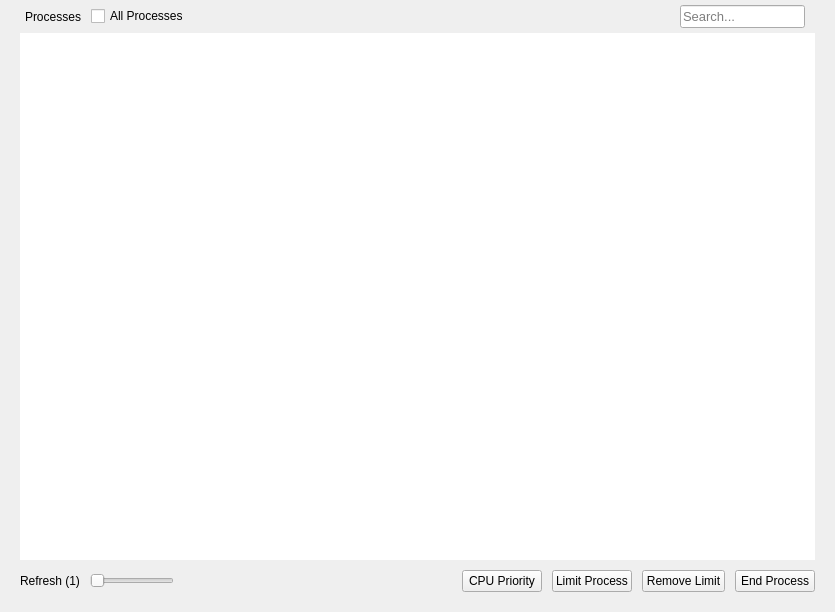
<?xml version="1.0" encoding="UTF-8"?>
<ui version="4.0">
 <class>ProcessesPage</class>
 <widget class="QWidget" name="ProcessesPage">
  <property name="geometry">
   <rect>
    <x>0</x>
    <y>0</y>
    <width>835</width>
    <height>612</height>
   </rect>
  </property>
  <property name="windowTitle">
   <string>Processes</string>
  </property>
  <property name="styleSheet">
   <string notr="true"/>
  </property>
  <layout class="QGridLayout" name="gridLayout">
   <property name="leftMargin">
    <number>20</number>
   </property>
   <property name="topMargin">
    <number>5</number>
   </property>
   <property name="rightMargin">
    <number>20</number>
   </property>
   <property name="bottomMargin">
    <number>20</number>
   </property>
   <property name="horizontalSpacing">
    <number>0</number>
   </property>
   <property name="verticalSpacing">
    <number>5</number>
   </property>
   <item row="1" column="0">
    <layout class="QHBoxLayout" name="topLayout">
     <property name="spacing">
      <number>10</number>
     </property>
     <property name="leftMargin">
      <number>5</number>
     </property>
     <property name="topMargin">
      <number>0</number>
     </property>
     <property name="rightMargin">
      <number>10</number>
     </property>
     <item>
      <widget class="QLabel" name="lblProcessTitle">
       <property name="text">
        <string>Processes</string>
       </property>
      </widget>
     </item>
     <item>
      <widget class="QCheckBox" name="checkAllProcesses">
       <property name="cursor">
        <cursorShape>PointingHandCursor</cursorShape>
       </property>
       <property name="focusPolicy">
        <enum>Qt::NoFocus</enum>
       </property>
       <property name="accessibleName">
        <string notr="true">circle</string>
       </property>
       <property name="text">
        <string>All Processes</string>
       </property>
      </widget>
     </item>
     <item>
      <spacer name="horizontalSpacer">
       <property name="orientation">
        <enum>Qt::Horizontal</enum>
       </property>
       <property name="sizeHint" stdset="0">
        <size>
         <width>40</width>
         <height>20</height>
        </size>
       </property>
      </spacer>
     </item>
     <item alignment="Qt::AlignRight">
      <widget class="QLineEdit" name="txtProcessSearch">
       <property name="font">
        <font>
         <pointsize>10</pointsize>
        </font>
       </property>
       <property name="placeholderText">
        <string>Search...</string>
       </property>
      </widget>
     </item>
    </layout>
   </item>
   <item row="3" column="0">
    <widget class="QTableView" name="tableProcess">
     <property name="focusPolicy">
      <enum>Qt::NoFocus</enum>
     </property>
     <property name="frameShape">
      <enum>QFrame::NoFrame</enum>
     </property>
     <property name="frameShadow">
      <enum>QFrame::Sunken</enum>
     </property>
     <property name="sizeAdjustPolicy">
      <enum>QAbstractScrollArea::AdjustToContents</enum>
     </property>
     <property name="editTriggers">
      <set>QAbstractItemView::NoEditTriggers</set>
     </property>
     <property name="selectionMode">
      <enum>QAbstractItemView::SingleSelection</enum>
     </property>
     <property name="selectionBehavior">
      <enum>QAbstractItemView::SelectRows</enum>
     </property>
     <property name="textElideMode">
      <enum>Qt::ElideMiddle</enum>
     </property>
     <property name="gridStyle">
      <enum>Qt::SolidLine</enum>
     </property>
     <property name="sortingEnabled">
      <bool>true</bool>
     </property>
     <property name="wordWrap">
      <bool>true</bool>
     </property>
     <property name="cornerButtonEnabled">
      <bool>true</bool>
     </property>
     <attribute name="horizontalHeaderCascadingSectionResizes">
      <bool>false</bool>
     </attribute>
     <attribute name="horizontalHeaderStretchLastSection">
      <bool>true</bool>
     </attribute>
     <attribute name="verticalHeaderVisible">
      <bool>false</bool>
     </attribute>
    </widget>
   </item>
   <item row="4" column="0">
    <widget class="QWidget" name="bottomWidget" native="true">
     <layout class="QHBoxLayout" name="bottomLayout">
      <property name="spacing">
       <number>10</number>
      </property>
      <property name="leftMargin">
       <number>0</number>
      </property>
      <property name="topMargin">
       <number>5</number>
      </property>
      <property name="rightMargin">
       <number>0</number>
      </property>
      <property name="bottomMargin">
       <number>0</number>
      </property>
      <item alignment="Qt::AlignLeft|Qt::AlignVCenter">
       <widget class="QLabel" name="lblRefresh">
        <property name="text">
         <string notr="true">Refresh (1)</string>
        </property>
       </widget>
      </item>
      <item alignment="Qt::AlignLeft|Qt::AlignVCenter">
       <widget class="QSlider" name="sliderRefresh">
        <property name="cursor">
         <cursorShape>PointingHandCursor</cursorShape>
        </property>
        <property name="focusPolicy">
         <enum>Qt::NoFocus</enum>
        </property>
        <property name="styleSheet">
         <string notr="true"/>
        </property>
        <property name="orientation">
         <enum>Qt::Horizontal</enum>
        </property>
       </widget>
      </item>
      <item>
       <spacer name="horizontalSpacer_2">
        <property name="orientation">
         <enum>Qt::Horizontal</enum>
        </property>
        <property name="sizeHint" stdset="0">
         <size>
          <width>40</width>
          <height>20</height>
         </size>
        </property>
       </spacer>
      </item>
      <item>
       <widget class="QPushButton" name="btnSetCPUPriority">
        <property name="cursor">
         <cursorShape>PointingHandCursor</cursorShape>
        </property>
        <property name="focusPolicy">
         <enum>Qt::NoFocus</enum>
        </property>
        <property name="accessibleName">
         <string notr="true">primary</string>
        </property>
        <property name="text">
         <string>CPU Priority</string>
        </property>
       </widget>
      </item>
      <item>
       <widget class="QPushButton" name="btnLimitProcess">
        <property name="cursor">
         <cursorShape>PointingHandCursor</cursorShape>
        </property>
        <property name="focusPolicy">
         <enum>Qt::NoFocus</enum>
        </property>
        <property name="accessibleName">
         <string notr="true">primary</string>
        </property>
        <property name="text">
         <string>Limit Process</string>
        </property>
       </widget>
      </item>
      <item>
       <widget class="QPushButton" name="btnRemoveLimit">
        <property name="cursor">
         <cursorShape>PointingHandCursor</cursorShape>
        </property>
        <property name="focusPolicy">
         <enum>Qt::NoFocus</enum>
        </property>
        <property name="accessibleName">
         <string notr="true">primary</string>
        </property>
        <property name="text">
         <string>Remove Limit</string>
        </property>
       </widget>
      </item>
      <item>
       <widget class="QPushButton" name="btnEndProcess">
        <property name="cursor">
         <cursorShape>PointingHandCursor</cursorShape>
        </property>
        <property name="focusPolicy">
         <enum>Qt::NoFocus</enum>
        </property>
        <property name="accessibleName">
         <string notr="true">primary</string>
        </property>
        <property name="text">
         <string>End Process</string>
        </property>
       </widget>
      </item>
     </layout>
    </widget>
   </item>
  </layout>
 </widget>
 <resources/>
 <connections/>
</ui>
